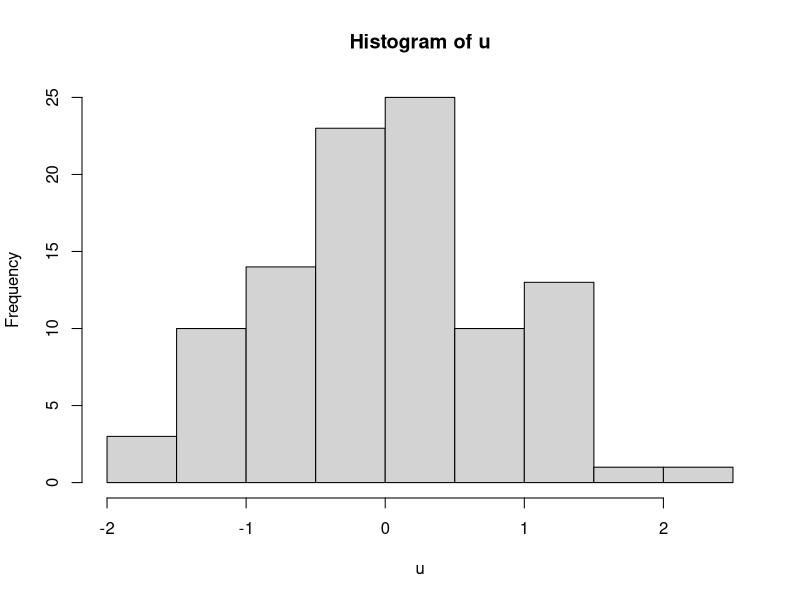
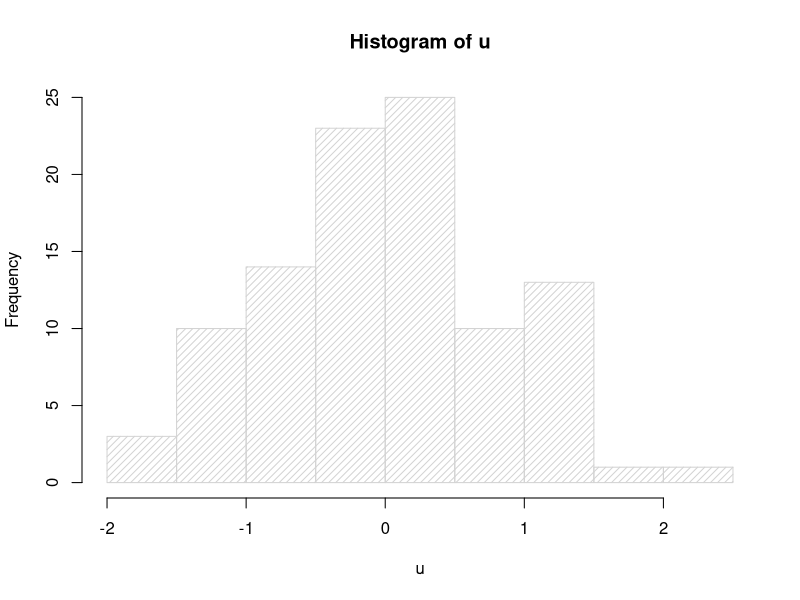
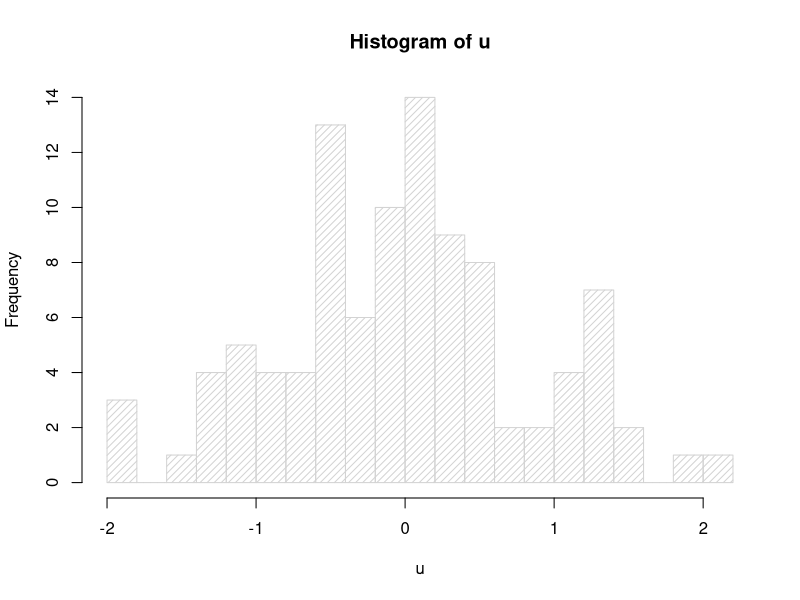
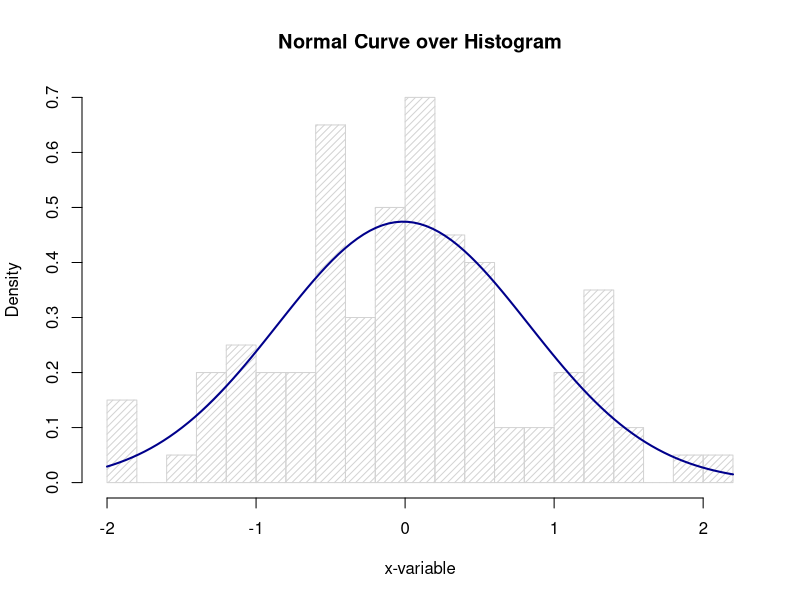
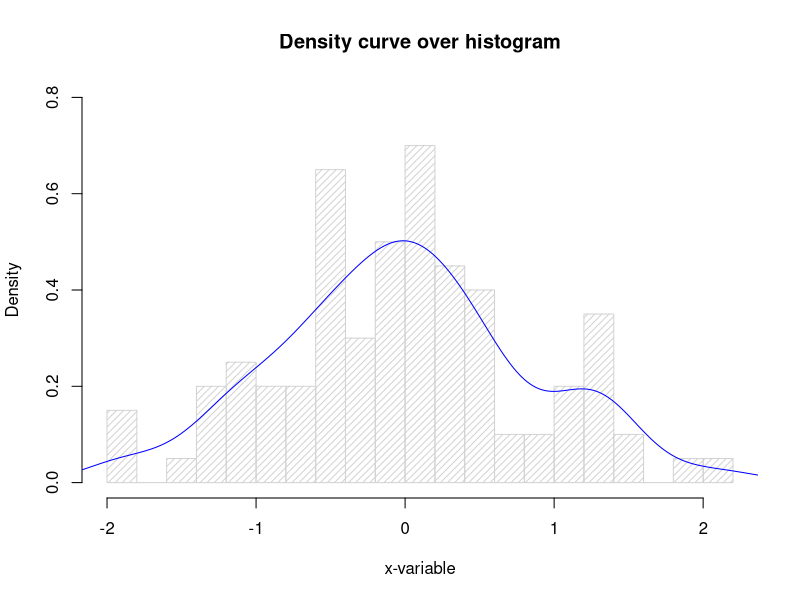

These charts were generated, in order, by the following R code:
#example of categorical data using histogram
set.seed(121343)
u <- rnorm(100)
hist(u)


#probability distributions
# a variable is a symbol [A, B, x, y, etc.]
# that can take on any specified set of values
# when the value of a variable is the outcome of
# a statistical experiment, that variable is a random variable
# uppercase represents variable and lowercase denotes one of its values
# ex./ X represents random variable X
# P(X) represents the probability of X
# P(X = x) refers to the probability that the random variable X
# is equal to a particular value, denoted by x

# By prefixing a "d" to the function name, you can get probability density values (pdf). 
# By prefixing a "p", you can get cumulative probabilities (cdf). 
# By prefixing a "q", you can get quantile values. 
# By prefixing an "r", you can get random numbers from the distribution. 
# The dnorm() function returns the height of the normal curve at some value 
# along the x-axis. Here the value of dnorm(1) is shown by the vertical line at x=1 

dnorm(1)


# A random variable is a variable that assumes numerical values associated 
# with the random outcomes of an experiment, where one (and only one) 
# numerical value is assigned to each sample point.
#discrete if they assume a countable number
#continuous if they can assume values corresponding to any of the points
#contained in one or more intervals -> i.e., values that are infinite and uncountable


#discrete probability distribution
# The probability distribution of a discrete random variable is a graph, table, or formula 
# that specifies the probability associated with each possible value the random variable can assume.

#Requirements for the Probability Distribution of a Discrete Random Variable x
# p(x)  ≥ 0 for all values of x -> probability of x must be greater than 0 for all x
# [sum of]p(x) = 1 -> the sum of all probabilities of x must equal 1 (100%)





#histogram with shading
hist(u, density = 20)

#histogram with specific number of bins 
hist(u, density = 20, breaks = 20)

#histogram with curve over it
#first, find the mean of the dataset
m <- mean(u)

#find the standard deviation 
std <- sqrt(var(u))

#now set the parameters in hist()
hist(u, density = 20, breaks = 20, prob = T, 
     xlab = 'x-variable', ylim = c(0, 0.7), 
     main = 'Normal Curve over Histogram')
  curve(dnorm(x, mean = m, sd = std), 
        col = 'darkblue', lwd = 2, add = T)




#density curve over histogram
  hist(u, density=20, breaks=20, prob=TRUE, 
       xlab="x-variable", ylim=c(0, 0.8),
       main="Density curve over histogram") 
  lines(density(u), col = "blue")
  
